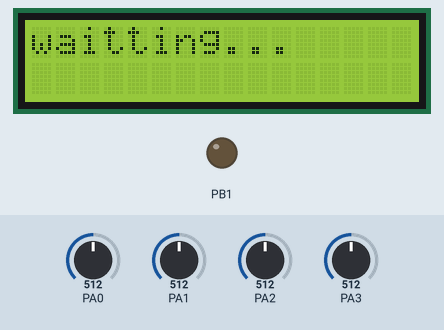
Simulated run of this sketch. Board: STM32 Blue Pill. Shown: 16×2 character LCD, output pins drawn as LEDs (lit = HIGH). The inputs (shaded band) are chosen by the test bench; at power-on: PA0 = 512, PA1 = 512, PA2 = 512, PA3 = 512. Storage starts empty; EEPROM starts erased; no radio packets arrive unless stated.

Above: at 0.1 s.
At 15.3 s:
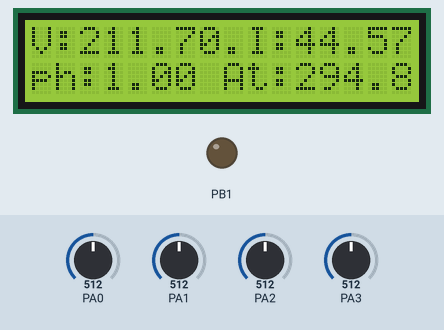
At 33.0 s:
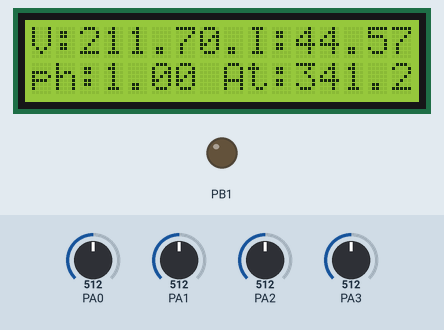
At 50.7 s:
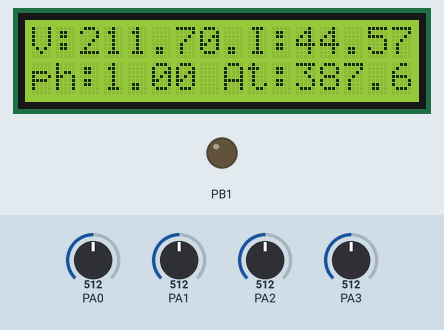
At 86.1 s:
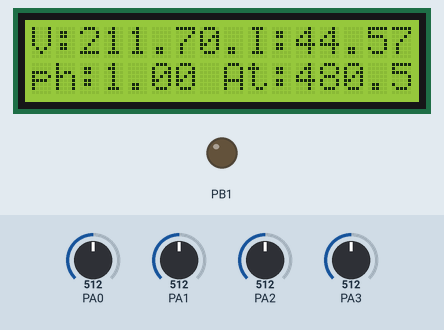
At 121.6 s:
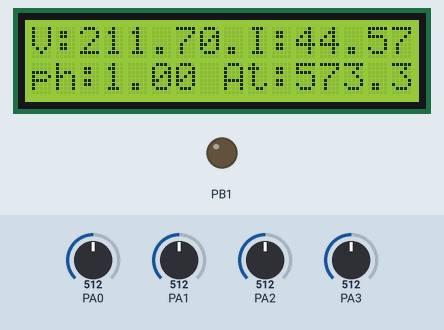

Measured:
- what the display in image 1 shows lasts 17.7 s, from 15.2 s to 32.9 s

The sketch:

stm32_chuan.ino
```cpp
#include <SPI.h>
#include <SD.h>
#include "RF24.h"
#include <SoftwareSerial.h>
#include <SD.h>
#include <LiquidCrystal.h>
#include <EEPROM.h>
LiquidCrystal lcd(PA8, PA10, PB4, PB5, PB6, PB7);
File myFile;
float phi;
int mode=1;
float p_mua;float p_ban;
float a_mua;float a_ban;
float ptong,pmattroi,pluoi;
float A_tong,A_mattroi,A_luoi;
SoftwareSerial mySerial(PB10,PB11); // RX, TX
float u1,u2,i1,i2;
float uhd,ihd1,ihd2;
long tgtt;
const uint64_t pipe = 0xE8E8F0F0E1LL; // địa chỉ để phát
RF24 radio(PB0,PA4);
float msg[8];
int k=0;
int dem=0;
int mau=250;
double mu1[250],mu2[250],mi1[250],mi2[250];
const int sensor = A0;
int value = 0;long tg;
long tgtr;

void setup() {
    mySerial.begin(9600);
    mySerial.println("Hello, world?");
    pinMode(A0,INPUT);
    pinMode(A1,INPUT);
    pinMode(A2,INPUT);
    pinMode(PA12,INPUT);
    pinMode(A3,INPUT);
    pinMode(PB1,OUTPUT);
    digitalWrite(PB1,0);
    radio.begin();

    radio.setAutoAck(1);
    radio.setRetries(1,1);
    radio.setDataRate(RF24_1MBPS);    // Tốc độ truyền
    radio.setPALevel(RF24_PA_MAX);      // Dung lượng tối đa
    radio.setChannel(10);               // Đặt kênh
    radio.openWritingPipe(pipe);        // mở kênh
    tg=micros();
    lcd.begin(16, 2);
    lcd.print("waitting...");
    //lcd.setCursor(0, 0);lcd.print("V :");
    if (!SD.begin(PC15)) {
        mySerial.println("initialization failed!");
    }
    a_mua    =EEPROM.read(1);
    a_ban    =EEPROM.read(2);
    A_mattroi=EEPROM.read(3);
    A_tong   =EEPROM.read(3);
}
//C:\Users\Admin\AppData\Local\Temp\arduino_build_532519
void loop() {
    tgtr=micros()-tg;
    if(k<mau)
        if(micros()-tg>=60033)
        {
            tg=micros();
            u1=analogRead(A0)*11.0/1023.0*3.3/1.0/12.0*220.0;
            u2=analogRead(A1)*11.0/1023.0*3.3/1.0/12.0*220.0;
            i1=((analogRead(A2)*13.3/1023*1000000)-2314174.00)/66000;
            i2=((analogRead(A3)*13.3/1023*1000000)-2314174.00)/66000;
            mu1[k] = u1;
            mu2[k] = u2;
            mi1[k] = abs(i1);
            mi2[k] = abs(i2);
            k++;
            if(i1>=0&&i2>=0){dem++;if(dem>150){mode=1;dem=0;}}
            else
                if(i1<=0&&i2<=0){dem++;if(dem>150){mode=1;dem=0;}}
                else
                {dem++;if(dem>150){mode=0;dem=0;}}
            mySerial.print(mu1[k]);mySerial.print("   ");
            mySerial.print(u2);mySerial.print("   ");
            mySerial.print(i1);mySerial.print("   ");
            mySerial.print(i2);mySerial.print("   ");
            mySerial.print(tgtr);mySerial.print("   ");
            mySerial.print(k);mySerial.print("   ");
            mySerial.println("   ");
        }
    if(k>=mau)
    {

        k=0;float u1_max,u2_max,i1_max,i2_max;
        for(int i=0;i<mau;i++)
        {
            if(u1_max<mu1[i])u1_max=mu1[i];
            if(u2_max<mu2[i])u2_max=mu2[i];
            if(i1_max<mi1[i])i1_max=mi1[i];
            if(i2_max<mi2[i])i2_max=mi2[i];
        }
        u1=analogRead(A0)*11.0/1023.0*3.3/1.0/12.0*220.0;
        u2=analogRead(A1)*11.0/1023.0*3.3/1.0/12.0*220.0;
        i1=((analogRead(A2)*13.3/1023*1000000)-2314174.00)/66000;
        i2=((analogRead(A3)*13.3/1023*1000000)-2314174.00)/66000;
        //    mySerial.println(".................................");
        //    mySerial.print(u1_max);mySerial.print("   ");
        //    mySerial.print(u2_max);mySerial.print("   ");
        //    mySerial.print(i1_max);mySerial.print("   ");
        //    mySerial.print(i2_max);mySerial.print("   ");
        //    mySerial.println("   ");
        float k=cos(acos(u1/u1_max)-acos(i1/i1_max));
        if(k>0.8&&k<=1.0)phi=k;
        uhd=abs(u2_max/sqrt(2))*203*206/220/209 - 2.5;
        //if(uhd<=19.7)uhd=uhd;
        ihd1=abs(i1_max)/sqrt(2)-1.95;
        ihd2=abs(i2_max)/sqrt(2)-1.67;
        i1_max=0;
        i2_max=0;
        ptong=uhd*ihd1*phi;
        pluoi=uhd*ihd2*phi;
        if(mode==1){p_mua=pluoi;p_ban=0;pmattroi=ptong-pluoi;}//mua dien
        if(mode==0){p_ban=pluoi;p_mua=0;pmattroi=ptong+pluoi;}//ban dien
        A_mattroi=A_mattroi+pmattroi*(millis()-tgtt)/3600000;
        A_tong=A_tong+ptong*(millis()-tgtt)/3600000;
        hienthi();
        ghi();
        a_mua+=p_mua*(millis()-tgtt)/3600000;
        a_ban+=p_ban*(millis()-tgtt)/3600000;
        tgtt=millis();
        mySerial.print("Uhd:");mySerial.println(uhd);
        mySerial.print("ihd1:");mySerial.println(ihd1);
        mySerial.print("ihd2:");mySerial.println(ihd2);
        mySerial.print("cos phi");mySerial.println(phi);
        mySerial.print("A_mattroi");mySerial.println(A_mattroi);
        mySerial.print("A_tong");mySerial.println(A_tong);
        mySerial.println(".................................");
        msg[0]=uhd;
        msg[1]=ihd1;
        msg[2]=ihd2;
        msg[3]=phi;
        msg[4]=a_mua;
        msg[5]=a_ban;
        msg[6]=A_mattroi;
        msg[7]=A_tong;
        for(int i=0;i<250;i++)
        {
            mu1[i]=0;mu2[i]=0;mi1[i]=0;mi2[i]=0;
        }
        for(int i=0;i<1000;i++)
        {
            radio.write(&msg, sizeof(msg));
            delay(1);
        }
        //tg=micros();
        if(uhd<10)digitalWrite(PB1,1);
        else digitalWrite(PB1,0);
        ihd1=0;
        ihd2=0;
    }


}
void hienthi()
{
    lcd.setCursor(0, 0);lcd.print("V:");lcd.print(uhd);
    lcd.setCursor(9, 0);lcd.print("I:");lcd.print(ihd1);

    lcd.setCursor(0, 1);lcd.print("ph:");lcd.print(phi);
    lcd.setCursor(8, 1);lcd.print("At:");lcd.print(A_tong);
}
void ghi()
{
    myFile = SD.open("test.txt", FILE_WRITE);
    if (myFile) {
        char sd[200];
        sprintf(sd,"%f  %d  %f  %f  %d  ",ihd1,ihd2,uhd,phi,A_tong);
        myFile.println(sd);
        myFile.close();
        EEPROM.write(1,a_mua);
        EEPROM.write(2,a_ban);
        EEPROM.write(3,A_mattroi);
        EEPROM.write(4,A_tong);
    } else {
        mySerial.println("error opening test.txt");
    }
}
```
